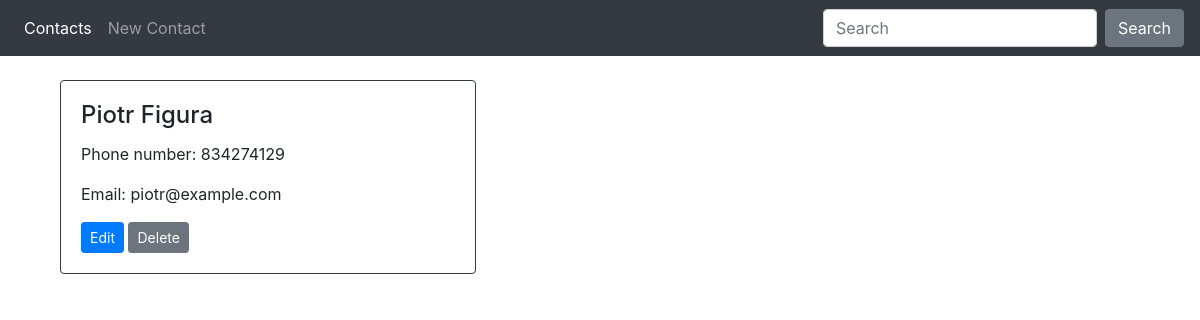
The page /contact/9/ on the database as committed earlier.
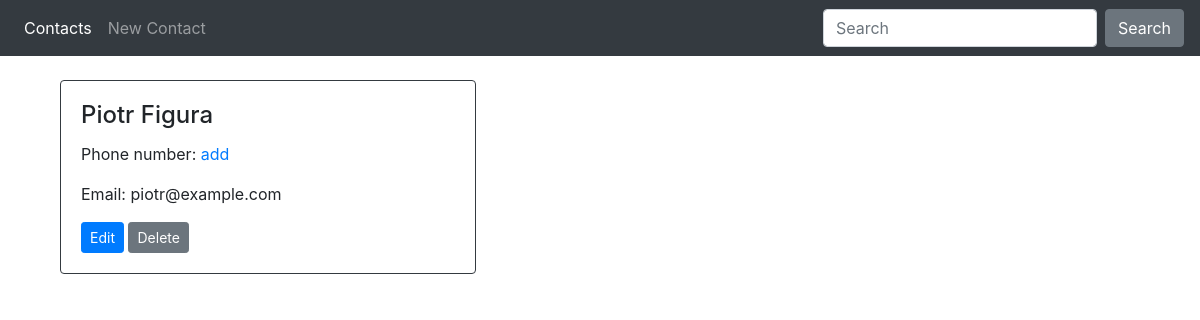
The same page on the database as committed later.
### contacts/models.py (models this page shows)
class Person(models.Model):
    first_name  = models.CharField(max_length=50)
    last_name   = models.CharField(max_length=50)

class Phone(models.Model):
    person      = models.ForeignKey(Person, editable=False, on_delete=models.CASCADE)
    phone       = models.CharField(max_length=50, null=True, blank=True)

class Email(models.Model):
    person      = models.ForeignKey(Person, editable=False, on_delete=models.CASCADE)
    email       = models.EmailField(null=True, blank=True)

### contacts/views.py (the view)
# urls.py: path('contact/<int:id>/', contact_detail_view, name="contact-details"),
def contact_detail_view(request, id):
    contact = Person.objects.get(pk=id)
    try:
        contact.phone = contact.phone_set.get(person=contact).phone
        if contact.phone == None: contact.phone = ""
        contact.email = contact.email_set.get(person=contact).email
        if contact.email == None: contact.email = ""
    except Phone.DoesNotExist:
        print("phone does not exist")
    except Email.DoesNotExist:
        print("email does not exist")
    context = {"contact": contact}
    return render(request, "contacts/details.html", context)

### contacts/templates/contacts/details.html (shortened to what this page needs)
{% extends "contacts/base.html" %}
{% block content %}
        <div class="card border-dark mb-3" style="width: 26rem;">
                <div class="card-body">
                        <h4 class="card-title">{{ contact.first_name }} {{ contact.last_name }}</h4>
                        <p class="card-text">Phone number: {{ contact.phone }} {% if not contact.phone %} <a class="" href="">add</a>{% endif %}</p>
                        <p class="card-text">Email: {{ contact.email }} {% if not contact.email %} <a class="" href="">add</a>{% endif %}</p>
                        <a href="{% url 'edit-contact' contact.pk %}" class="btn btn-primary btn-sm">Edit</a>
                        <a href="{% url 'delete-contact' contact.pk %}" class="btn btn-secondary btn-sm">Delete</a>
                </div>
        </div>
{% endblock content %}

Rows that differ between the two databases and show on the page:
changed through a linked row, Person "Piotr": phone "834274129" → (not shown)
Other text that changed with them:
text now shown: "add"
